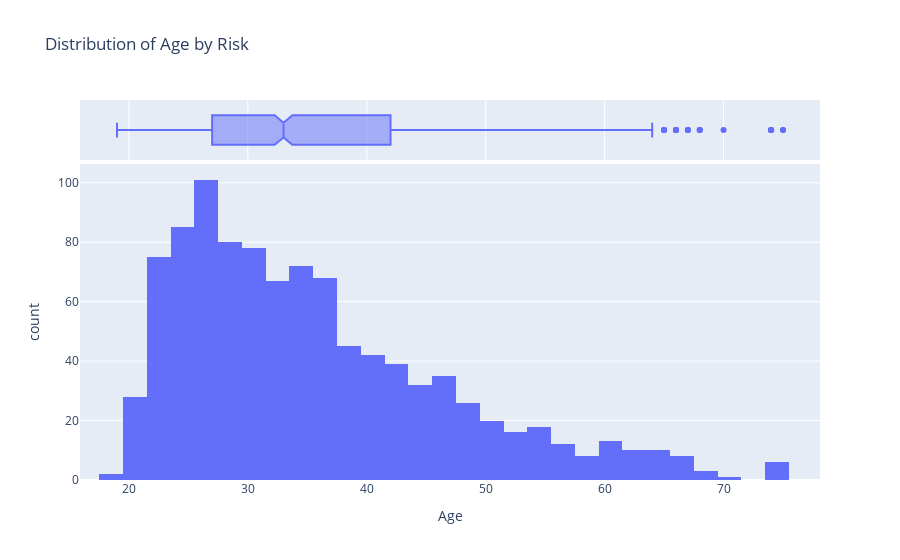
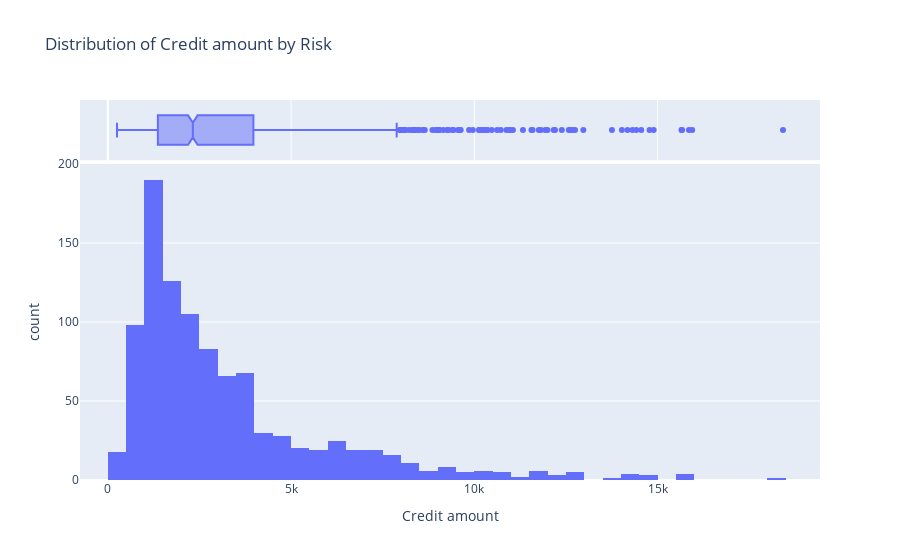
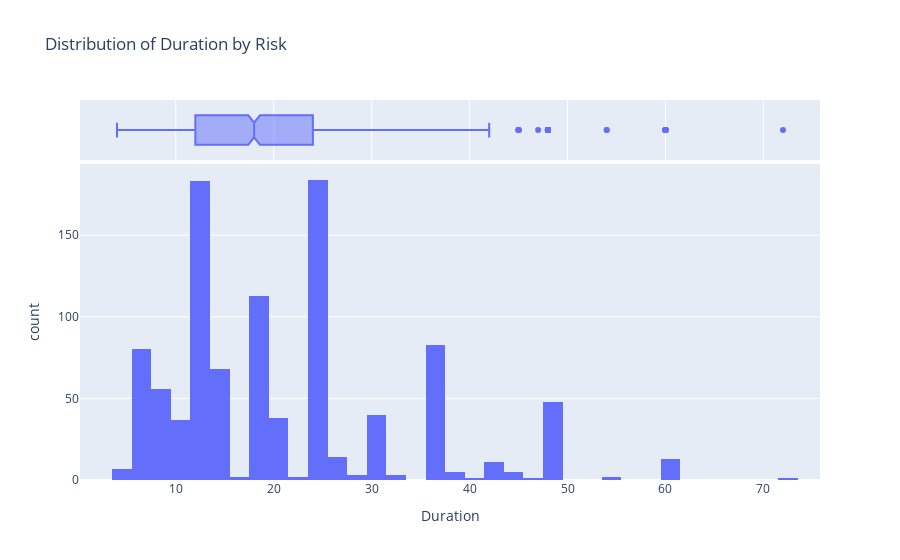

Notebook code for these charts, in order:
### Code cell
# Plot histograms and box plots for numeric variables
for col in numeric_cols:
    fig = exp.histogram(df, x=col, marginal='box', title=f'Distribution of {col} by Risk')
    fig.show()

### Figure 1 — Plotly figure (JSON) as saved in the notebook; plotly's stock layout.template omitted (floating-point values rounded to 4 significant figures; data arrays with more than 128 entries replaced by an {"elided": "..."} marker saying what was removed)
{"data": [{"alignmentgroup": "True", "bingroup": "x", "hovertemplate": "Age=%{x}<br>count=%{y}<extra></extra>", "legendgroup": "", "marker": {"color": "#636efa", "pattern": {"shape": ""}}, "name": "", "offsetgroup": "", "orientation": "v", "showlegend": false, "type": "histogram", "x": {"elided": "1000 int values"}, "xaxis": "x", "yaxis": "y"}, {"alignmentgroup": "True", "hovertemplate": "Age=%{x}<extra></extra>", "legendgroup": "", "marker": {"color": "#636efa"}, "name": "", "notched": true, "offsetgroup": "", "showlegend": false, "type": "box", "x": {"elided": "1000 int values"}, "xaxis": "x2", "yaxis": "y2"}], "layout": {"barmode": "relative", "legend": {"tracegroupgap": 0}, "title": {"text": "Distribution of Age by Risk"}, "xaxis": {"anchor": "y", "domain": [0, 1], "title": {"text": "Age"}}, "xaxis2": {"anchor": "y2", "domain": [0, 1], "matches": "x", "showgrid": true, "showticklabels": false}, "yaxis": {"anchor": "x", "domain": [0, 0.8316], "title": {"text": "count"}}, "yaxis2": {"anchor": "x2", "domain": [0.8416, 1], "matches": "y2", "showgrid": false, "showline": false, "showticklabels": false, "ticks": ""}}}

### Figure 2 — Plotly figure (JSON) as saved in the notebook; plotly's stock layout.template omitted (floating-point values rounded to 4 significant figures; data arrays with more than 128 entries replaced by an {"elided": "..."} marker saying what was removed)
{"data": [{"alignmentgroup": "True", "bingroup": "x", "hovertemplate": "Credit amount=%{x}<br>count=%{y}<extra></extra>", "legendgroup": "", "marker": {"color": "#636efa", "pattern": {"shape": ""}}, "name": "", "offsetgroup": "", "orientation": "v", "showlegend": false, "type": "histogram", "x": {"elided": "1000 int values"}, "xaxis": "x", "yaxis": "y"}, {"alignmentgroup": "True", "hovertemplate": "Credit amount=%{x}<extra></extra>", "legendgroup": "", "marker": {"color": "#636efa"}, "name": "", "notched": true, "offsetgroup": "", "showlegend": false, "type": "box", "x": {"elided": "1000 int values"}, "xaxis": "x2", "yaxis": "y2"}], "layout": {"barmode": "relative", "legend": {"tracegroupgap": 0}, "title": {"text": "Distribution of Credit amount by Risk"}, "xaxis": {"anchor": "y", "domain": [0, 1], "title": {"text": "Credit amount"}}, "xaxis2": {"anchor": "y2", "domain": [0, 1], "matches": "x", "showgrid": true, "showticklabels": false}, "yaxis": {"anchor": "x", "domain": [0, 0.8316], "title": {"text": "count"}}, "yaxis2": {"anchor": "x2", "domain": [0.8416, 1], "matches": "y2", "showgrid": false, "showline": false, "showticklabels": false, "ticks": ""}}}

### Figure 3 — Plotly figure (JSON) as saved in the notebook; plotly's stock layout.template omitted (floating-point values rounded to 4 significant figures; data arrays with more than 128 entries replaced by an {"elided": "..."} marker saying what was removed)
{"data": [{"alignmentgroup": "True", "bingroup": "x", "hovertemplate": "Duration=%{x}<br>count=%{y}<extra></extra>", "legendgroup": "", "marker": {"color": "#636efa", "pattern": {"shape": ""}}, "name": "", "offsetgroup": "", "orientation": "v", "showlegend": false, "type": "histogram", "x": {"elided": "1000 int values"}, "xaxis": "x", "yaxis": "y"}, {"alignmentgroup": "True", "hovertemplate": "Duration=%{x}<extra></extra>", "legendgroup": "", "marker": {"color": "#636efa"}, "name": "", "notched": true, "offsetgroup": "", "showlegend": false, "type": "box", "x": {"elided": "1000 int values"}, "xaxis": "x2", "yaxis": "y2"}], "layout": {"barmode": "relative", "legend": {"tracegroupgap": 0}, "title": {"text": "Distribution of Duration by Risk"}, "xaxis": {"anchor": "y", "domain": [0, 1], "title": {"text": "Duration"}}, "xaxis2": {"anchor": "y2", "domain": [0, 1], "matches": "x", "showgrid": true, "showticklabels": false}, "yaxis": {"anchor": "x", "domain": [0, 0.8316], "title": {"text": "count"}}, "yaxis2": {"anchor": "x2", "domain": [0.8416, 1], "matches": "y2", "showgrid": false, "showline": false, "showticklabels": false, "ticks": ""}}}
